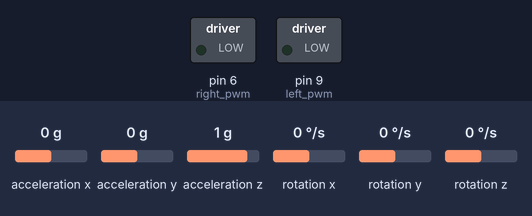
Bench run of a sketch on a simulated Arduino Uno, built with avr-gcc and run on an emulated ATmega328P. Shown: switched loads named in the sketch (green lamp = pin HIGH). Wiring (inferred from the names in the program): MPU-9250 motion sensor at I2C address 0x68. The inputs (shaded band) are chosen by the test bench; at power-on: rotation x 0 °/s, acceleration z 1 g, acceleration x 0 g, acceleration y 0 g, rotation y 0 °/s, rotation z 0 °/s.

Above: at 0.1 s.
At 1.6 s:
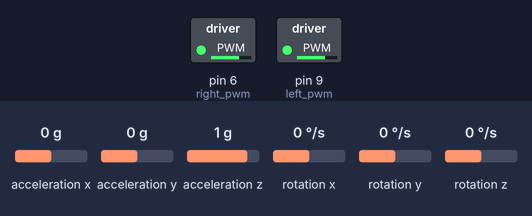
1.7 s: rotation x set to -192 °/s
At 3.1 s:
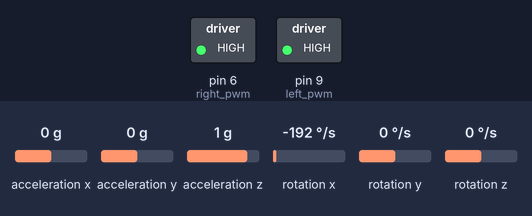
4.7 s: acceleration z set to 0 g
Timing chart, 0 to 7.7 s (numbered marks = the images above; inputs shaded):
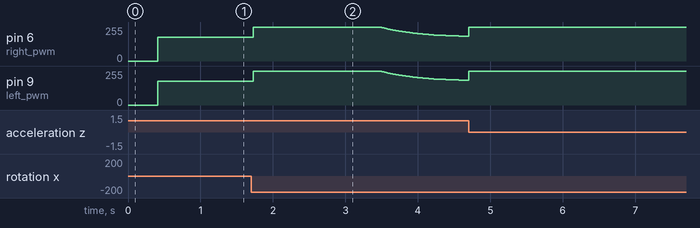

The sketch:

Code.ino
```cpp
#include "MPU9250.h"
#include "Kalman.h"

int16_t gyro_data[3]={0,0,0};
int16_t accel_data[3]={0,0,0};

MPU9250 mpu;

double ax,ay,az;
double gx,gy,gz;

double gyroAngle= 0.00;
double accelAngle;
double Angle;

uint32_t currentTime;

Kalman kalmanAngle;

void setup()
{
    mpu.initMPU9250();

    currentTime = micros();

    mpu.readGyroData(gyro_data);
    mpu.readAccelData(accel_data);

    ax=accel_data[0]; ay=accel_data[1]; az=accel_data[2];
    gx=gyro_data[0]; gy=gyro_data[1]; gz=gyro_data[2];

    accelAngle = atan(ay/(sqrt((ax*ax)+(az*az)))) * (180/3.14159);

    kalmanAngle.setAngle(accelAngle);

    gyroAngle = accelAngle;
}

void loop()
{
    mpu.readGyroData(gyro_data);
    mpu.readAccelData(accel_data);

    ax=accel_data[0]; ay=accel_data[1]; az=accel_data[2];
    gx=gyro_data[0]; gy=gyro_data[1]; gz=gyro_data[2];

    double dt = ((double)(micros() - currentTime)) / 1000000.0;
    currentTime = micros();

    double omegaX = gx / 131.0;

    gyroAngle = gyroAngle + (omegaX*dt);

    accelAngle = atan(ay/(sqrt((ax*ax)+(az*az)))) * (180/3.14159);

    if ((accelAngle < -90 && Angle > 90) || (accelAngle > 90 && Angle < -90))
    {
        kalmanAngle.setAngle(accelAngle);
        Angle = accelAngle;
        gyroAngle = accelAngle;
    }
    else
    {
        Angle = kalmanAngle.getAngle(accelAngle, omegaX , dt);         // Calculate the angle using a Kalman filter
    }

    if(gyroAngle < -180 || gyroAngle > 180)
    {
        gyroAngle = Angle;
    }

    double RawRPM  = Pid(Angle-0.7);

    MotorController(RawRPM);
}

//------------------------------------------------------------MOTOR CONTROLLER------------------------------------------------------------

int left_forw = 12;
int left_back = 11;
int right_forw = 8;
int right_back = 7;

float left_pwm = 9;
float right_pwm = 6;

void MotorPin()
{
  pinMode(left_forw,OUTPUT);
  pinMode(left_back,OUTPUT);
  pinMode(left_pwm,OUTPUT);

  pinMode(right_forw,OUTPUT);
  pinMode(right_back,OUTPUT);
  pinMode(right_pwm,OUTPUT);
}

void MotorController(double output)
{
    if (output<0)
    {
       digitalWrite(left_forw,HIGH);
       digitalWrite(left_back,LOW);
       digitalWrite(right_forw,HIGH);
       digitalWrite(right_back,LOW);
    }
    else if(output>0)
    {
      digitalWrite(left_forw,LOW);
      digitalWrite(left_back,HIGH);
      digitalWrite(right_forw,LOW);
      digitalWrite(right_back,HIGH);
    }
    else
    {
      digitalWrite(left_forw,HIGH);
      digitalWrite(left_back,HIGH);
      digitalWrite(right_forw,HIGH);
      digitalWrite(right_back,HIGH);
    }

    int PWM = map(abs(output),0,80,150,255);

    analogWrite(left_pwm,PWM);
    analogWrite(right_pwm,PWM);
}

//------------------------------------------------------------------ PID -------------------------------------------------------------------

float Kp=13;
float Ki=0;
float Kd=1;

float Setpoint_angle=1,Output;
float error,prev_error=0,s_error=0,d_error=0;

double Pid(double Input_angle)
{
      error = Input_angle - Setpoint_angle;
      if(abs(error)<.5)
      error=0;
      d_error = error - prev_error;
      s_error += error;
      prev_error = error;

      Output = (error * Kp) + (s_error * Ki) + (d_error * Kd);

      int temp=80;

      if(Output>temp)
      {
          Output=temp;
      }
      if(Output<-temp)
      {
        Output=-temp;
      }

      return Output;
}
```

Kalman.h
```cpp
// (licence header left out)
#ifndef _Kalman_h_
#define _Kalman_h_

class Kalman {
public:
    Kalman();

    // The angle should be in degrees and the rate should be in degrees per second and the delta time in seconds
    float getAngle(float newAngle, float newRate, float dt);

    void setAngle(float angle); // Used to set angle, this should be set as the starting angle
    float getRate(); // Return the unbiased rate

    /* These are used to tune the Kalman filter */
    void setQangle(float Q_angle);
    /**
     * setQbias(float Q_bias)
     * Default value (0.003f) is in Kalman.cpp.
     * Raise this to follow input more closely,
     * lower this to smooth result of kalman filter.
     */
    void setQbias(float Q_bias);
    void setRmeasure(float R_measure);

    float getQangle();
    float getQbias();
    float getRmeasure();

private:
    /* Kalman filter variables */
    float Q_angle; // Process noise variance for the accelerometer
    float Q_bias; // Process noise variance for the gyro bias
    float R_measure; // Measurement noise variance - this is actually the variance of the measurement noise

    float angle; // The angle calculated by the Kalman filter - part of the 2x1 state vector
    float bias; // The gyro bias calculated by the Kalman filter - part of the 2x1 state vector
    float rate; // Unbiased rate calculated from the rate and the calculated bias - you have to call getAngle to update the rate

    float P[2][2]; // Error covariance matrix - This is a 2x2 matrix
};

#endif
```

MPU9250.h
```cpp
/*
 Note: The MPU9250 is an I2C sensor and uses the Arduino Wire library.
 Because the sensor is not 5V tolerant, we are using a 3.3 V 8 MHz Pro Mini or
 a 3.3 V Teensy 3.1. We have disabled the internal pull-ups used by the Wire
 library in the Wire.h/twi.c utility file. We are also using the 400 kHz fast
 I2C mode by setting the TWI_FREQ  to 400000L /twi.h utility file.
 */
#ifndef _MPU9250_H_
#define _MPU9250_H_

#include <SPI.h>
#include <Wire.h>

#define SERIAL_DEBUG true

// See also MPU-9250 Register Map and Descriptions, Revision 4.0,
// RM-MPU-9250A-00, Rev. 1.4, 9/9/2013 for registers not listed in above
// document; the MPU9250 and MPU9150 are virtually identical but the latter has
// a different register map

//Magnetometer Registers
#define AK8963_ADDRESS   0x0C
#define WHO_AM_I_AK8963  0x49 // (AKA WIA) should return 0x48
#define INFO             0x01
#define AK8963_ST1       0x02  // data ready status bit 0
#define AK8963_XOUT_L    0x03  // data
#define AK8963_XOUT_H    0x04
#define AK8963_YOUT_L    0x05
#define AK8963_YOUT_H    0x06
#define AK8963_ZOUT_L    0x07
#define AK8963_ZOUT_H    0x08
#define AK8963_ST2       0x09  // Data overflow bit 3 and data read error status bit 2
#define AK8963_CNTL      0x0A  // Power down (0000), single-measurement (0001), self-test (1000) and Fuse ROM (1111) modes on bits 3:0
#define AK8963_ASTC      0x0C  // Self test control
#define AK8963_I2CDIS    0x0F  // I2C disable
#define AK8963_ASAX      0x10  // Fuse ROM x-axis sensitivity adjustment value
#define AK8963_ASAY      0x11  // Fuse ROM y-axis sensitivity adjustment value
#define AK8963_ASAZ      0x12  // Fuse ROM z-axis sensitivity adjustment value

#define SELF_TEST_X_GYRO 0x00
#define SELF_TEST_Y_GYRO 0x01
#define SELF_TEST_Z_GYRO 0x02

/*#define X_FINE_GAIN      0x03 // [7:0] fine gain
#define Y_FINE_GAIN      0x04
#define Z_FINE_GAIN      0x05
#define XA_OFFSET_H      0x06 // User-defined trim values for accelerometer
#define XA_OFFSET_L_TC   0x07
#define YA_OFFSET_H      0x08
#define YA_OFFSET_L_TC   0x09
#define ZA_OFFSET_H      0x0A
#define ZA_OFFSET_L_TC   0x0B */

#define SELF_TEST_X_ACCEL 0x0D
#define SELF_TEST_Y_ACCEL 0x0E
#define SELF_TEST_Z_ACCEL 0x0F

#define SELF_TEST_A       0x10

#define XG_OFFSET_H       0x13  // User-defined trim values for gyroscope
#define XG_OFFSET_L       0x14
#define YG_OFFSET_H       0x15
#define YG_OFFSET_L       0x16
#define ZG_OFFSET_H       0x17
#define ZG_OFFSET_L       0x18
#define SMPLRT_DIV        0x19
#define CONFIG            0x1A
#define GYRO_CONFIG       0x1B
#define ACCEL_CONFIG      0x1C
#define ACCEL_CONFIG2     0x1D
#define LP_ACCEL_ODR      0x1E
#define WOM_THR           0x1F

// Duration counter threshold for motion interrupt generation, 1 kHz rate,
// LSB = 1 ms
#define MOT_DUR           0x20
// Zero-motion detection threshold bits [7:0]
#define ZMOT_THR          0x21
// Duration counter threshold for zero motion interrupt generation, 16 Hz rate,
// LSB = 64 ms
#define ZRMOT_DUR         0x22

#define FIFO_EN            0x23
#define I2C_MST_CTRL       0x24
#define I2C_SLV0_ADDR      0x25
#define I2C_SLV0_REG       0x26
#define I2C_SLV0_CTRL      0x27
#define I2C_SLV1_ADDR      0x28
#define I2C_SLV1_REG       0x29
#define I2C_SLV1_CTRL      0x2A
#define I2C_SLV2_ADDR      0x2B
#define I2C_SLV2_REG       0x2C
#define I2C_SLV2_CTRL      0x2D
#define I2C_SLV3_ADDR      0x2E
#define I2C_SLV3_REG       0x2F
#define I2C_SLV3_CTRL      0x30
#define I2C_SLV4_ADDR      0x31
#define I2C_SLV4_REG       0x32
#define I2C_SLV4_DO        0x33
#define I2C_SLV4_CTRL      0x34
#define I2C_SLV4_DI        0x35
#define I2C_MST_STATUS     0x36
#define INT_PIN_CFG        0x37
#define INT_ENABLE         0x38
#define DMP_INT_STATUS     0x39  // Check DMP interrupt
#define INT_STATUS         0x3A
#define ACCEL_XOUT_H       0x3B
#define ACCEL_XOUT_L       0x3C
#define ACCEL_YOUT_H       0x3D
#define ACCEL_YOUT_L       0x3E
#define ACCEL_ZOUT_H       0x3F
#define ACCEL_ZOUT_L       0x40
#define TEMP_OUT_H         0x41
#define TEMP_OUT_L         0x42
#define GYRO_XOUT_H        0x43
#define GYRO_XOUT_L        0x44
#define GYRO_YOUT_H        0x45
#define GYRO_YOUT_L        0x46
#define GYRO_ZOUT_H        0x47
#define GYRO_ZOUT_L        0x48
#define EXT_SENS_DATA_00   0x49
#define EXT_SENS_DATA_01   0x4A
#define EXT_SENS_DATA_02   0x4B
#define EXT_SENS_DATA_03   0x4C
#define EXT_SENS_DATA_04   0x4D
#define EXT_SENS_DATA_05   0x4E
#define EXT_SENS_DATA_06   0x4F
#define EXT_SENS_DATA_07   0x50
#define EXT_SENS_DATA_08   0x51
#define EXT_SENS_DATA_09   0x52
#define EXT_SENS_DATA_10   0x53
#define EXT_SENS_DATA_11   0x54
#define EXT_SENS_DATA_12   0x55
#define EXT_SENS_DATA_13   0x56
#define EXT_SENS_DATA_14   0x57
#define EXT_SENS_DATA_15   0x58
#define EXT_SENS_DATA_16   0x59
#define EXT_SENS_DATA_17   0x5A
#define EXT_SENS_DATA_18   0x5B
#define EXT_SENS_DATA_19   0x5C
#define EXT_SENS_DATA_20   0x5D
#define EXT_SENS_DATA_21   0x5E
#define EXT_SENS_DATA_22   0x5F
#define EXT_SENS_DATA_23   0x60
#define MOT_DETECT_STATUS  0x61
#define I2C_SLV0_DO        0x63
#define I2C_SLV1_DO        0x64
#define I2C_SLV2_DO        0x65
#define I2C_SLV3_DO        0x66
#define I2C_MST_DELAY_CTRL 0x67
#define SIGNAL_PATH_RESET  0x68
#define MOT_DETECT_CTRL    0x69
#define USER_CTRL          0x6A  // Bit 7 enable DMP, bit 3 reset DMP
#define PWR_MGMT_1         0x6B // Device defaults to the SLEEP mode
#define PWR_MGMT_2         0x6C
#define DMP_BANK           0x6D  // Activates a specific bank in the DMP
#define DMP_RW_PNT         0x6E  // Set read/write pointer to a specific start address in specified DMP bank
#define DMP_REG            0x6F  // Register in DMP from which to read or to which to write
#define DMP_REG_1          0x70
#define DMP_REG_2          0x71
#define FIFO_COUNTH        0x72
#define FIFO_COUNTL        0x73
#define FIFO_R_W           0x74
#define WHO_AM_I_MPU9250   0x75 // Should return 0x71
#define XA_OFFSET_H        0x77
#define XA_OFFSET_L        0x78
#define YA_OFFSET_H        0x7A
#define YA_OFFSET_L        0x7B
#define ZA_OFFSET_H        0x7D
#define ZA_OFFSET_L        0x7E

// Using the MPU-9250 breakout board, ADO is set to 0
// Seven-bit device address is 110100 for ADO = 0 and 110101 for ADO = 1
#define ADO 0
#if ADO
#define MPU9250_ADDRESS 0x69  // Device address when ADO = 1
#else
#define MPU9250_ADDRESS 0x68  // Device address when ADO = 0
#define AK8963_ADDRESS  0x0C   // Address of magnetometer
#endif // AD0

#define READ_FLAG 0x80
#define NOT_SPI -1
#define SPI_DATA_RATE 1000000 // 1MHz is the max speed of the MPU-9250
//#define SPI_DATA_RATE 1000000 // 1MHz is the max speed of the MPU-9250
#define SPI_MODE SPI_MODE3

class MPU9250
{
  protected:
    // Set initial input parameters
    enum Ascale
    {
      AFS_2G = 0,
      AFS_4G,
      AFS_8G,
      AFS_16G
    };

    enum Gscale {
      GFS_250DPS = 0,
      GFS_500DPS,
      GFS_1000DPS,
      GFS_2000DPS
    };

    enum Mscale {
      MFS_14BITS = 0, // 0.6 mG per LSB
      MFS_16BITS      // 0.15 mG per LSB
    };

    enum M_MODE {
      M_8HZ = 0x02,  // 8 Hz update
      M_100HZ = 0x06 // 100 Hz continuous magnetometer
    };

    // TODO: Add setter methods for this hard coded stuff
    // Specify sensor full scale
    uint8_t Gscale = GFS_250DPS;
    uint8_t Ascale = AFS_2G;
    // Choose either 14-bit or 16-bit magnetometer resolution
    uint8_t Mscale = MFS_16BITS;

    // 2 for 8 Hz, 6 for 100 Hz continuous magnetometer data read
    uint8_t Mmode = M_8HZ;

    // SPI chip select pin
    int8_t _csPin;

    uint8_t writeByteWire(uint8_t, uint8_t, uint8_t);
    uint8_t writeByteSPI(uint8_t, uint8_t);
    uint8_t readByteSPI(uint8_t subAddress);
    uint8_t readByteWire(uint8_t address, uint8_t subAddress);
    bool magInit();
    void kickHardware();
    void select();
    void deselect();
// TODO: Remove this next line
public:
    uint8_t ak8963WhoAmI_SPI();

  public:
    float pitch, yaw, roll;
    float temperature;   // Stores the real internal chip temperature in Celsius
    int16_t tempCount;   // Temperature raw count output
    uint32_t delt_t = 0; // Used to control display output rate

    uint32_t count = 0, sumCount = 0; // used to control display output rate
    float deltat = 0.0f, sum = 0.0f;  // integration interval for both filter schemes
    uint32_t lastUpdate = 0, firstUpdate = 0; // used to calculate integration interval
    uint32_t Now = 0;        // used to calculate integration interval

    int16_t gyroCount[3];   // Stores the 16-bit signed gyro sensor output
    int16_t magCount[3];    // Stores the 16-bit signed magnetometer sensor output
    // Scale resolutions per LSB for the sensors
    float aRes, gRes, mRes;
    // Variables to hold latest sensor data values
    float ax, ay, az, gx, gy, gz, mx, my, mz;
    // Factory mag calibration and mag bias
    float factoryMagCalibration[3] = {0, 0, 0}, factoryMagBias[3] = {0, 0, 0};
    // Bias corrections for gyro, accelerometer, and magnetometer
    float gyroBias[3]  = {0, 0, 0},
          accelBias[3] = {0, 0, 0},
          magBias[3]   = {0, 0, 0},
          magScale[3]  = {0, 0, 0};
    float selfTest[6];
    // Stores the 16-bit signed accelerometer sensor output
    int16_t accelCount[3];

    // Public method declarations
    MPU9250(int8_t csPin=NOT_SPI);
    void getMres();
    void getGres();
    void getAres();
    void readAccelData(int16_t *);
    void readGyroData(int16_t *);
    void readMagData(int16_t *);
    int16_t readTempData();
    void updateTime();
    void initAK8963(float *);
    void initMPU9250();
    void calibrateMPU9250(float * gyroBias, float * accelBias);
    void MPU9250SelfTest(float * destination);
    void magCalMPU9250(float * dest1, float * dest2);
    uint8_t writeByte(uint8_t, uint8_t, uint8_t);
    uint8_t readByte(uint8_t, uint8_t);
    uint8_t readBytes(uint8_t, uint8_t, uint8_t, uint8_t *);
    // TODO: make SPI/Wire private
    uint8_t readBytesSPI(uint8_t, uint8_t, uint8_t *);
    uint8_t readBytesWire(uint8_t, uint8_t, uint8_t, uint8_t *);
    bool isInI2cMode() { return _csPin == -1; }
    bool begin();
};  // class MPU9250

#endif // _MPU9250_H_
```
